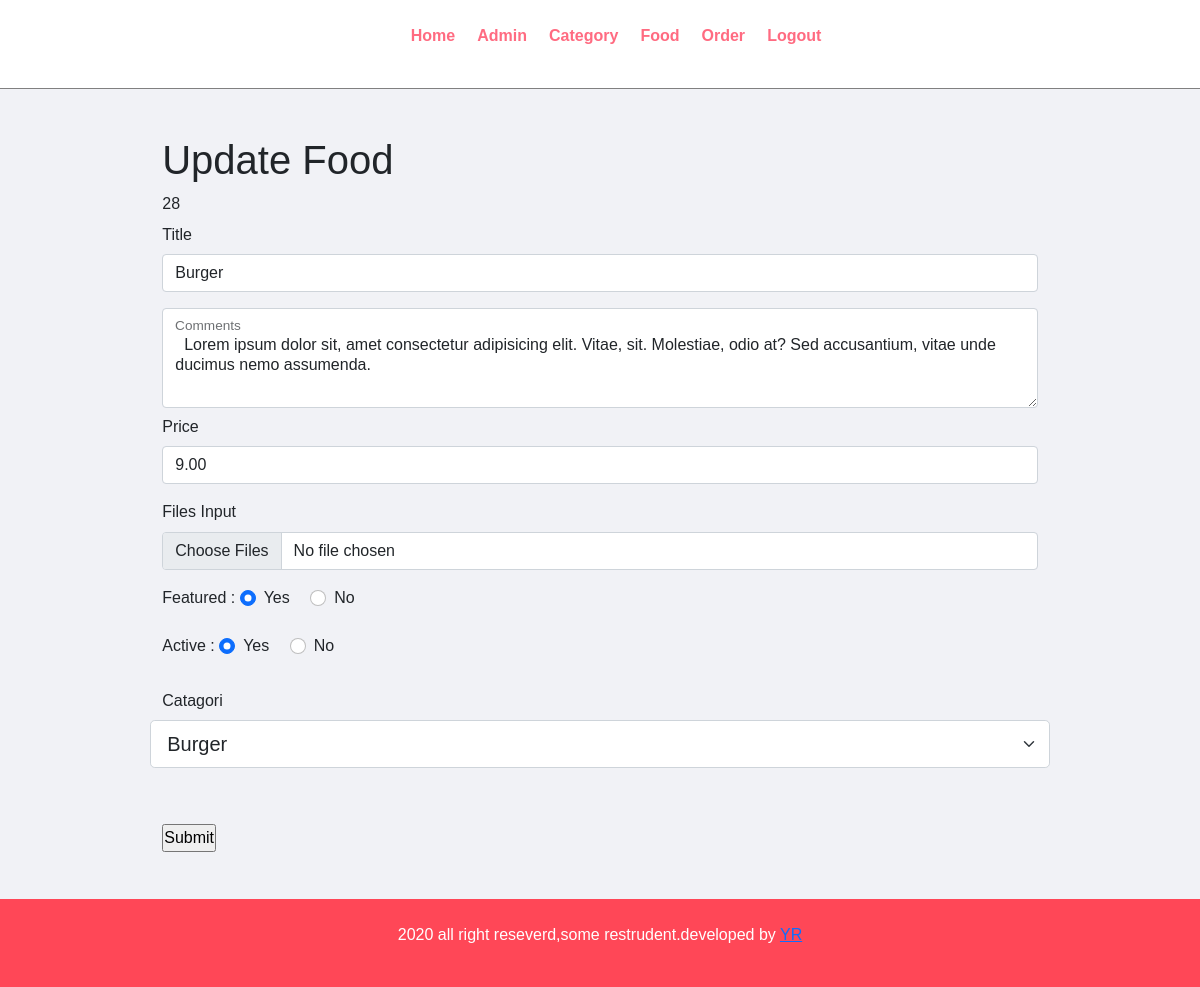
/admin/update_food.php?id=28, run on the app's committed database.
### tables this page shows
CREATE TABLE `tbl_food` (
  `id` int(10) UNSIGNED NOT NULL,
  `tittle` varchar(100) NOT NULL,
  `image_name` varchar(100) NOT NULL,
  `featured` varchar(255) NOT NULL,
  `active` varchar(255) NOT NULL,
  `cat_id` int(10) UNSIGNED NOT NULL,
  `price` decimal(10,2) NOT NULL,
  `description` text NOT NULL
);

CREATE TABLE `tbl_catagori` (
  `id` int(10) UNSIGNED NOT NULL,
  `tittle` varchar(100) NOT NULL,
  `image_name` varchar(100) NOT NULL,
  `featured` varchar(255) NOT NULL,
  `active` varchar(255) NOT NULL
);

### admin/update_food.php (the view, shortened to what this page needs)
<?php include('./part/header.php') ?>
<div class="main-content">
    <div class="wrapper">
        <h1>Update Food</h1>
        <?php
        if (isset($_GET['id'])) {
            echo $id = $_GET['id'];
            $sql = "SELECT * FROM tbl_food WHERE id=$id";
            $res = mysqli_query($conn, $sql);
            if ($res == true) {
                $count = mysqli_num_rows($res);
                if ($count == 1) {
                    $row = mysqli_fetch_assoc($res);
                    $id = $row['id'];
                    $title = $row['tittle'];
                    $image = $row['image_name'];
                    $feat = $row['featured'];
                    $active = $row['active'];
                    $price = $row['price'];
                    $desci = $row['description'];
                    $current_cat = $row['cat_id'];
                } else {
                    $_SESSION['not'] = 'not found';
                    header("location:" . "http://localhost/foodorder/admin/food.php");
                }
            }
        } else {
            header('location:' . "http://localhost/foodorder/admin/food.php");
        }
        ?>
        <form action="" method="POST" enctype="multipart/form-data">
            <div class="mb-3 row">
                <label for="inputPassword" class="col-sm-2 col-form-label">Title</label>
                <div>
                    <input type="text" class="form-control" id="inputPassword" width="50%" name="title" value="<?php echo $title ?>">
                </div>
            </div>
            <div class="form-floating">
                <textarea class="form-control" placeholder="Leave a comment here" id="floatingTextarea2" style="height: 100px" name='desci'><?php echo $desci ?></textarea>
                <label for="floatingTextarea2">Comments</label>
            </div>
            <div class="mb-3 row">
                <label for="inputPassword1" class="col-sm-2 col-form-label">Price</label>
                <div>
                    <input type="number" class="form-control" id="inputPassword1" width="50%" name='price' value="<?php echo $price ?>">
                </div>
            </div>
            <div class="mb-3">
                <label for="formFileMultiple" class="form-label" > Files Input</label>
                <input class="form-control" type="file" id="formFileMultiple" multiple name='upfile' value="<?php echo $image?>">
            </div>
            <div class="mb-3">
                <label for="formFileMultiple" class="form-label">Featured :</label>
                <div class="form-check form-check-inline">
                    <input class="form-check-input" type="radio" name="feat" id="inlineRadio1" value="Yes" <?php if ($feat == 'Yes') {
                                                                                                                echo 'checked';
                                                                                                            } ?>>
                    <label class="form-check-label" for="inlineRadio1">Yes</label>
                </div>
                <div class="form-check form-check-inline">
                    <input class="form-check-input" type="radio" name="feat" id="inlineRadio1" value="No" <?php if ($feat == 'No') {
                                                                                                                echo 'checked';
                                                                                                            } ?>>
                    <label class="form-check-label" for="inlineRadio1">No</label>
                </div>
            </div>
            <div class="mb-3">
                <label for="formFileMultiple" class="form-label">Active :</label>
                <div class="form-check form-check-inline">
                    <input class="form-check-input" type="radio" name="active" id="inlineRadio1" value="Yes" <?php if ($active == 'Yes') {
                                                                                                                    echo 'checked';
                                                                                                                } ?>>
                    <label class="form-check-label" for="inlineRadio1">Yes</label>
                </div>
                <div class="form-check form-check-inline">
                    <input class="form-check-input" type="radio" name="active" id="inlineRadio1" value="No" <?php if ($active == 'No') {
                                                                                                                echo 'checked';
                                                                                                            } ?>>
                    <label class="form-check-label" for="inlineRadio1">No</label>
                </div>
            </div>
            <div class="mb-3 row">
                <label for="inputPassword1" class="col-sm-2 col-form-label">Catagori</label>
                <select class="form-select form-select-lg mb-3" aria-label=".form-select-lg example" name='cata'>
                    <?php
                    $sql2 = "SELECT * From tbl_catagori WHERE active='yes'";
                    $res2 = mysqli_query($conn, $sql2);
                    $count = mysqli_num_rows($res2);
                    if ($count > 0) {
                        while ($row = mysqli_fetch_assoc($res2)) {
                            $id1 = $row['id'];
                            $title1 = $row['tittle'];
                    ?>
                            <option <?php if ($id1 == $current_cat) {
                                        echo 'selected';
                                    } ?> value="<?php echo $id ?>"><?php echo $title1; ?></option>
                    <?php
                        }
                    } else {
                        echo "<option value='0'>No catagori</option>";
                    }
                    ?>
                </select>
            </div>
            <br>
            <input type="submit" name="submit">
        </form>
    </div>
</div>
<?php include('./part/footer.php') ?>

### css/style1.css (style rules this page uses)
* { margin: 0; padding: 0; font-family: Arial, Helvetica, sans-serif; }
.main-content { background-color: #f1f2f6; padding:2% ; }
.wrapper { padding: 2%; width: 80%; margin: 0 auto; }

### data on the page
tbl_food: title "Burger", desci "Lorem ipsum dolor sit, amet consectetur adipisicing elit. Vitae, sit. Molestiae, odio at? Sed accusantium, vitae unde ducimus nemo assumenda.", price "9.00", featured "☑ Yes", active "☑", cata "Burger"

### other printed values
$id = $_GET['id'] "28"
